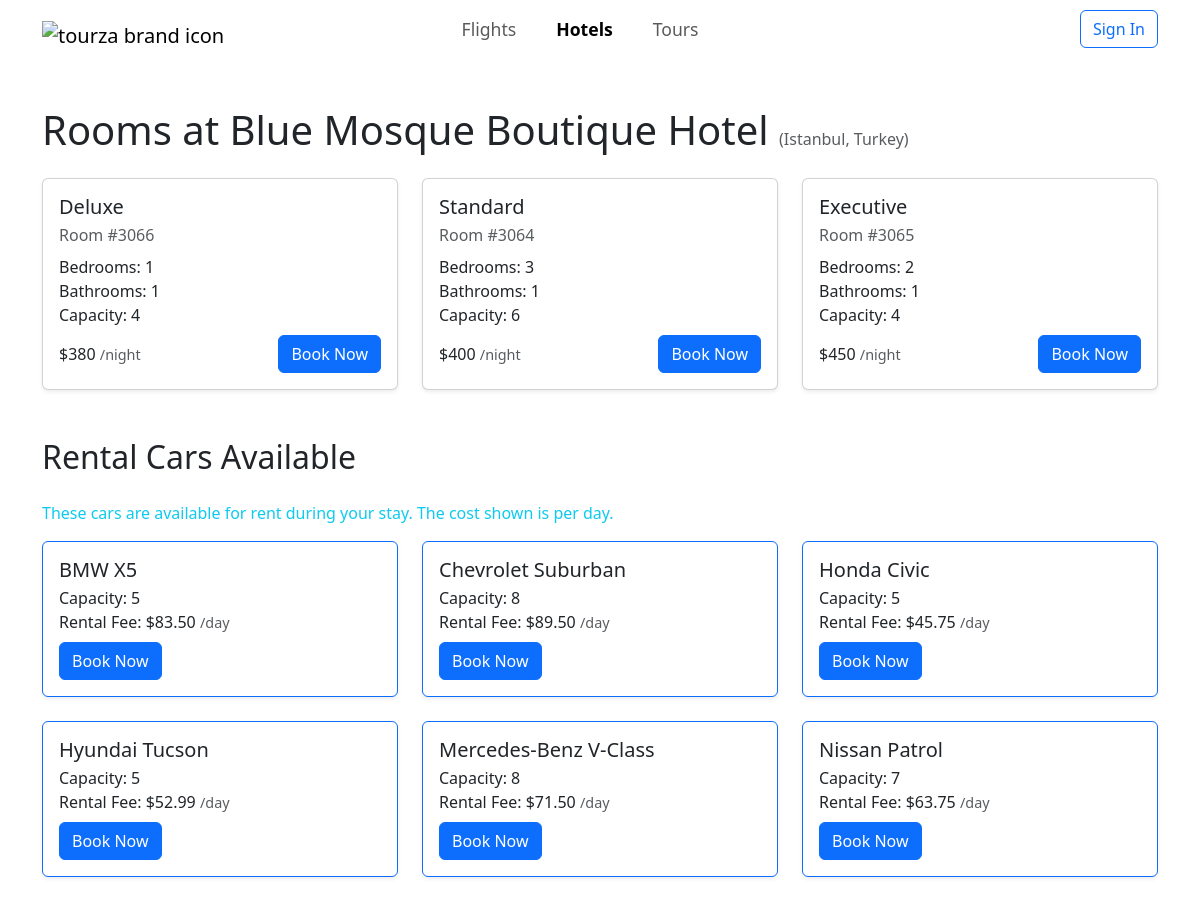
/rooms.php?hotel_id=155, run on the app's committed database.
### tables this page shows
CREATE TABLE `hotels` (
  `Hotel_ID` int(11) NOT NULL,
  `Location` varchar(100) NOT NULL,
  `Name` varchar(100) NOT NULL,
  `Stars` varchar(20) DEFAULT NULL,
  PRIMARY KEY (`Hotel_ID`)
);

CREATE TABLE `rooms` (
  `Room_number` varchar(10) NOT NULL,
  `Bedrooms` int(11) DEFAULT NULL,
  `Bathrooms` int(11) DEFAULT NULL,
  `Room_type` varchar(50) DEFAULT NULL,
  `Capacity` int(11) DEFAULT NULL,
  `H_Hotel_ID` int(11) NOT NULL,
  `cost_night` int(11) DEFAULT NULL,
  PRIMARY KEY (`Room_number`, `H_Hotel_ID`),
  KEY `H_Hotel_ID` (`H_Hotel_ID`)
);

CREATE TABLE `offers` (
  `C_Car_ID` int(11) NOT NULL,
  `H_Hotel_ID` int(11) NOT NULL,
  `Rental_fee` decimal(10,2) DEFAULT NULL,
  PRIMARY KEY (`C_Car_ID`, `H_Hotel_ID`)
);

CREATE TABLE `rental_cars` (
  `Car_ID` int(11) NOT NULL,
  `Model` varchar(50) DEFAULT NULL,
  `Capacity` int(11) DEFAULT NULL,
  PRIMARY KEY (`Car_ID`)
);

### auth.php (called while the page is built, shortened)
<?php
class Auth {
    public function isLoggedIn() {
        return isset($_SESSION['user_id']);
    }
}
?>

### rooms.php (the view, shortened to what this page needs)
<?php
require_once 'auth.php';
$auth = new Auth();
$isLoggedIn = $auth->isLoggedIn();
$currentUser = $auth->getCurrentUser();
$hotelId = $_GET['hotel_id'] ?? null;
$hotelStmt = $pdo->prepare("SELECT * FROM hotels WHERE Hotel_ID = ?");
$hotelStmt->execute([$hotelId]);
$hotel = $hotelStmt->fetch();
$roomsStmt = $pdo->prepare("SELECT * FROM rooms WHERE H_Hotel_ID = ? ORDER BY cost_night ASC");
$roomsStmt->execute([$hotelId]);
$rooms = $roomsStmt->fetchAll();
?>
<!DOCTYPE html>
<html lang="en">
<head>
    <link href="https://cdn.jsdelivr.net/npm/bootstrap@5.3.0/dist/css/bootstrap.min.css" rel="stylesheet">
    <link href="./styles.css" rel="stylesheet">
</head>
<body>
<nav class="navbar navbar-expand-lg">
    <div class="container-fluid">
        <a class="navbar-brand" href="index.php"><img src="./images/logo.svg" alt="tourza brand icon"></a>
        <ul class="navbar-nav flex-row ms-3 justify-content-center" style="gap: 1.5rem; font-weight: 500; font-size: 1.1rem;">
            <li class="nav-item"><a class="nav-link px-2" href="index.php#flight-search">Flights</a></li>
            <li class="nav-item"><a class="nav-link px-2 active" href="hotels.php">Hotels</a></li>
            <li class="nav-item"><a class="nav-link px-2" href="tours.php">Tours</a></li>
        </ul>
        <div class="d-flex">
            <?php if ($isLoggedIn): ?>
                <div class="dropdown">
                    <button class="btn btn-link dropdown-toggle" type="button" id="userDropdown" data-bs-toggle="dropdown" aria-expanded="false">
                        <img src="<?php echo $currentUser['profile_picture'] ?? './images/default-avatar.png'; ?>" alt="Profile" class="rounded-circle me-2" style="width: 24px; height: 24px;">
                        <?php echo $currentUser['first_name']; ?>
                    </button>
                    <ul class="dropdown-menu" aria-labelledby="userDropdown">
                        <li><a class="dropdown-item" href="profile.php">Profile</a></li>
                        <li><a class="dropdown-item" href="bookings.php">My Bookings</a></li>
                        <li><hr class="dropdown-divider"></li>
                        <li><a class="dropdown-item" href="#" onclick="logout()">Sign Out</a></li>
                    </ul>
                </div>
            <?php else: ?>
                <button class="btn btn-outline-primary" data-bs-toggle="modal" data-bs-target="#authModal">
                    Sign In
                </button>
            <?php endif; ?>
        </div>
    </div>
</nav>
<div class="container py-5">
    <h1 class="mb-4">Rooms at <?php echo htmlspecialchars($hotel['Name']); ?> <span class="text-muted" style="font-size:1rem;">(<?php echo htmlspecialchars($hotel['Location']); ?>)</span></h1>
    <?php if (empty($rooms)): ?>
        <div class="alert alert-info">No rooms available for this hotel.</div>
    <?php else: ?>
        <div class="row g-4">
            <?php foreach ($rooms as $room): ?>
                <div class="col-md-6 col-lg-4">
                    <div class="card h-100 shadow-sm">
                        <div class="card-body d-flex flex-column">
                            <h5 class="card-title mb-1"><?php echo htmlspecialchars($room['Room_type']); ?></h5>
                            <div class="mb-2 text-muted">Room #<?php echo htmlspecialchars($room['Room_number']); ?></div>
                            <ul class="mb-2" style="list-style:none;padding-left:0;">
                                <li><i class="fas fa-bed"></i> Bedrooms: <?php echo htmlspecialchars($room['Bedrooms']); ?></li>
                                <li><i class="fas fa-bath"></i> Bathrooms: <?php echo htmlspecialchars($room['Bathrooms']); ?></li>
                                <li><i class="fas fa-users"></i> Capacity: <?php echo htmlspecialchars($room['Capacity']); ?></li>
                            </ul>
                            <div class="mt-auto d-flex justify-content-between align-items-center">
                                <div class="hotel-price">$<?php echo number_format($room['cost_night']); ?> <span class="text-muted" style="font-size:0.9em;">/night</span></div>
                                <a href="checkout.php?type=hotel&id=<?php echo urlencode($room['Room_number']); ?>" class="btn btn-primary">Book Now</a>
                            </div>
                        </div>
                    </div>
                </div>
            <?php endforeach; ?>
        </div>
    <?php endif; ?>
    <?php
    $carStmt = $pdo->prepare("SELECT rc.Model, rc.Capacity, o.Rental_fee FROM offers o JOIN rental_cars rc ON o.C_Car_ID = rc.Car_ID WHERE o.H_Hotel_ID = ? ORDER BY rc.Model ASC");
    $carStmt->execute([$hotelId]);
    $cars = $carStmt->fetchAll();
    ?>
    <?php if (!empty($cars)): ?>
    <h2 class="mt-5 mb-4">Rental Cars Available</h2>
    <p class="text-info">These cars are available for rent during your stay. The cost shown is per day.</p>
        <div class="row g-4">
            <?php foreach ($cars as $car): ?>
                <div class="col-md-6 col-lg-4">
                    <div class="card h-100 shadow-sm border-primary">
                        <div class="card-body d-flex flex-column">
                            <h5 class="card-title mb-1"><?php echo htmlspecialchars($car['Model']); ?></h5>
                            <ul class="mb-2" style="list-style:none;padding-left:0;">
                                <li><i class="fas fa-users"></i> Capacity: <?php echo htmlspecialchars($car['Capacity']); ?></li>
                                <li><i class="fas fa-money-bill-wave"></i> Rental Fee: $<?php echo number_format($car['Rental_fee'], 2); ?> <span class="text-muted" style="font-size:0.9em;">/day</span></li>
                            </ul>
                            <div class="mt-auto d-flex justify-content-between align-items-center">
                                <a href="#" class="btn btn-primary">Book Now</a>
                            </div>
                        </div>
                    </div>
                </div>
            <?php endforeach; ?>
        </div>
    <?php endif; ?>
</div>
</body>
</html>

### styles.css (style rules this page uses)
.container-fluid { max-width: 1140px; }
.navbar-brand { margin-right: -160px; }
.navbar-brand>img { height: 180px; margin-bottom: -380px; margin-top: -370px; }
.nav-link.active { color: #0d6efd; font-weight: bold; }

### data on the page
hotels: Name "Blue Mosque Boutique Hotel", Location "Istanbul, Turkey"
rooms: Room_type "Deluxe", Room_number "3066", Bedrooms "1", Bathrooms "1", Capacity "4", cost_night "380"
rooms: Room_type "Standard", Room_number "3064", Bedrooms "3", Bathrooms "1", Capacity "6", cost_night "400"
rooms: Room_type "Executive", Room_number "3065", Bedrooms "2", Bathrooms "1", Capacity "4", cost_night "450"
offers: rental_cars.Model "BMW X5", rental_cars.Capacity "5", Rental_fee "83.50"
offers: rental_cars.Model "Chevrolet Suburban", rental_cars.Capacity "8", Rental_fee "89.50"
offers: rental_cars.Model "Honda Civic", rental_cars.Capacity "5", Rental_fee "45.75"
offers: rental_cars.Model "Hyundai Tucson", rental_cars.Capacity "5", Rental_fee "52.99"
offers: rental_cars.Model "Mercedes-Benz V-Class", rental_cars.Capacity "8", Rental_fee "71.50"
offers: rental_cars.Model "Nissan Patrol", rental_cars.Capacity "7", Rental_fee "63.75"
